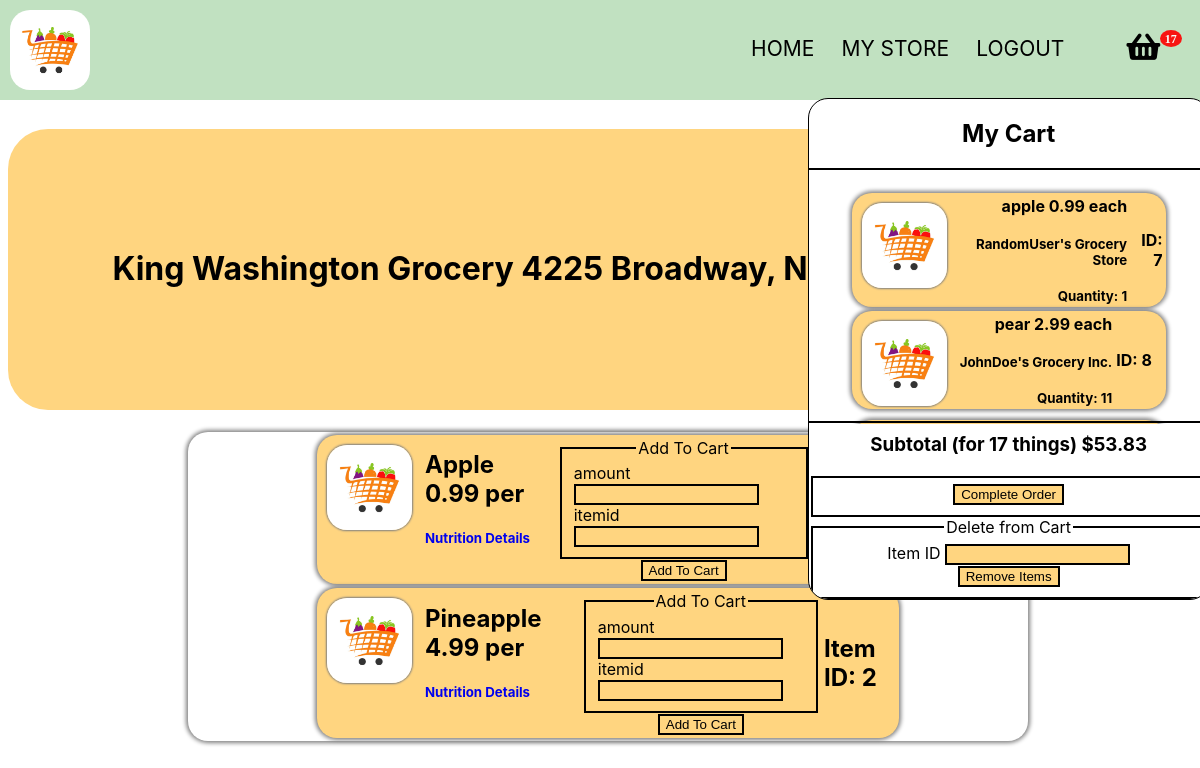
The page /store/King Washington Grocery (signed in) on the database its author committed.
### app.py (models this page shows)
class CartItems(db.Model):
    __tablename__ = 'cart'
    itemid = db.Column(db.Integer, primary_key = True)
    itemname = db.Column(db.String(20), nullable = False)
    quantity = db.Column(db.Integer, nullable = False)
    unit = db.Column(db.String(10), nullable = False)
    price = db.Column(db.Float, nullable = False)
    seller = db.Column(db.String(100), nullable = False)
    userid = db.Column(db.Integer, db.ForeignKey("user.id"))

class Store(db.Model):
    __tablename__ = 'store'
    storeid = db.Column(db.Integer, primary_key = True)
    storename = db.Column(db.String(50), nullable = True)
    storeaddress = db.Column(db.String(100), nullable = True)
    storelat = db.Column(db.Float, nullable = True)
    storelong = db.Column(db.Float, nullable = True)
    storeowner = db.Column(db.String(20), nullable = True)
    cart = db.relationship("Inventory")
    userid = db.Column(db.Integer, db.ForeignKey("user.id"))

class Inventory(db.Model):
    __tablename__ = 'inventory'
    inventoryid = db.Column(db.Integer, primary_key = True)
    itemname = db.Column(db.String(20), nullable = False)
    price = db.Column(db.Float, nullable = False)
    unit = db.Column(db.String(10), nullable = False)
    storeid = db.Column(db.Integer, db.ForeignKey("store.storeid"))

### app.py (the view, shortened to what this page needs)
@app.route('/store/<storename>', methods=['GET', 'POST'])
def storename(storename):
    emailform = EmailForm()
    deletefromcart = DeleteFromInventory()
    form = AddToCart()
    query = Inventory.query.filter_by(storeid = Store.query.filter_by(storename = storename).first().storeid).all()
    store = Store.query.filter_by(storename = storename).first()
    user = User.query.filter_by(id = current_user.id).first()
    userscart = CartItems.query.filter_by(userid = user.id).all()
    subtotal = 0
    itemamount = 0
    for thing in userscart:
        itemamount += thing.quantity
        subtotal += thing.price * thing.quantity
    if deletefromcart.validate_on_submit():
        print('touched')
        item = CartItems.query.filter_by(itemid = deletefromcart.itemid.data).first()
        db.session.delete(item)
        db.session.commit()
        return redirect('/store/' + storename)
    if emailform.validate_on_submit():
        sendemail(current_user.id)
        return redirect('/store/' + storename)
    return render_template('shop.html', shopinventory = query, store = store, form = form, cart = userscart, subtotal = subtotal, itemamount = itemamount, deleteform = deletefromcart, emailform = emailform)

### forms.py
class EmailForm(FlaskForm):
    submit = SubmitField("Complete Order")

class DeleteFromInventory(FlaskForm):
    itemid = IntegerField("Item ID", validators=[DataRequired()])
    submit = SubmitField("Remove Items")

### app.py (called while the page is built)
@login_manager.user_loader
def load_user(user_id):
    return User.query.get(int(user_id))

### templates/shop.html (shortened to what this page needs)
<!DOCTYPE HTML>
<html>
	<head>
		<link href="https://use.fontawesome.com/releases/v5.0.1/css/all.css" rel="stylesheet">
	</head>
	<body class="is-preload">
        <br>
		<br>
		<br>
		<br>
		<br>
		<div class="container">
			<img class = 'logo' src="{{ url_for('static', filename = 'images/grocerylogo.jpeg') }}">
			<nav>
				<ul id = 'subpages'>
					<li><a href="/main">HOME</a></li>
					<li><a href="/mystore/{{current_user.name}}">MY STORE</a></li>
					<li id="logout"><a href="/logout">LOGOUT</a></li>
                    <div id="container" style="display:inline-block; position: absolute; height: 100%;">
						<ul>
							<li id="li1"> <i class="fa badge fa-lg" style='font-size:30px'value={{itemamount}}>&#xf291; </i>
								<div class="popupMenu">
									<div class = "upperdiv">
										<h1 style="text-align: center; border-bottom: 2px solid black; padding-bottom: 20px;"> My Cart</h1>
										<table class = "carttable">
											{% for thing in cart %}
												<tr>
													<td>
														<div class = 'itemdiv'>
															<img src="{{ url_for('static', filename = 'images/grocerylogo.jpeg') }}" class="itemimage">
															<table class="carttdtable">
																<tr class="carttr">
																	<td class="carttd">
																	<h4 class = "iteminfo" style = "margin: 0px;"> {{thing.itemname}} {{thing.price}} {{thing.unit}}</h4> <br> <h5 class = "iteminfo" style = "margin: 0px;"> {{thing.seller}} </h5> <br> <h5 class = "iteminfo" style = "margin: 0px;"> Quantity: {{thing.quantity}} </h5> </td>
																	</td>
																	<td> <h4> ID: {{thing.itemid}}</h5></td>
																</tr>
															</table>
														</div>
											{% endfor %}
									</div>
									<div class="lowerdiv">
										<h3 class="lowerh3"> Subtotal (for {{itemamount}} things) ${{"%.2f"|format(subtotal)}} </h3>
                                        <br>
                                        <form method="post" action="">
											<fieldset>
												<div>
													{{ emailform.submit(class = "btn btn-outline-info") }}
												</div>
											</fieldset>
										</form>
                                        <form method="post" action="">
											<fieldset>
												<legend class = "cartlegend">Delete from Cart</legend>
												<div>
													{{ deleteform.itemid.label(class = "form-control-label") }}
													{{ deleteform.itemid(class = "form-control form-control-lg") }}
												</div>
												<div class = 'fieldbutton'>
													{{ deleteform.submit(class = "btn btn-outline-info") }}
												</div>
											</fieldset>
										</form>
									</div>
		<h1 class = 'title'> {{store.storename}} {{store.storeaddress}} </h1>
        <div class = 'tablediv'>
            <table class = "inventorytable">
            {% for thing in shopinventory %}
            <tr>
                <td>
                <div class = 'itemdiv'>
                    <img src="{{ url_for('static', filename = 'images/grocerylogo.jpeg') }}" class="itemimage">
                    <table>
                        <tr>
                            <td> <h2 class = "iteminfo"> {{thing.itemname}} {{thing.price}} {{thing.unit}} <br> </h2> <h5> <a href="/nutritionaldetails/{{thing.itemname}}" target="_blank">Nutrition Details</a> </h5> </td>
                            {% if store.userid != current_user.id %}
                                <td>
                                    <div class = "addtocart">
                                        <form method="post" action="">
                                            <fieldset>
                                                <legend class = "cartlegend">Add To Cart</legend>
                                                <div>
                                                    {{ form.amount.label(class = "form-control-label") }}
                                                    {{ form.amount(class = "form-control form-control-lg") }}
                                                </div>
                                                <div>
                                                    {{ form.itemid.label(class = "form-control-label") }}
                                                    {{ form.itemid(class = "form-control form-control-lg") }}
                                                </div>
                                            </fieldset>
                                            <div class = 'fieldbutton'>
                                                {{ form.submit(class = "btn btn-outline-info") }}
                                            </div>
                                        </form>
                                    </div>
                                </td>
                            {% endif %}
                            <td>
                                <h2>Item ID: {{thing.inventoryid}} </h2>
                            </td>
                        </tr>
                    </table>
                </div>
                </td>
            </tr>
            {% endfor %}
            </table>
        </div>
	</body>
</html>

### templates/shop.html (style rules this page uses)
.lowerh3 { margin-top: 10px; margin-bottom: 0px; }
.upperdiv { height: 65%; overflow: scroll; }
.lowerdiv { border-top: 2px solid black; position: absolute; bottom: 0px; text-align: center; width: 100%; }
.carttable { margin: 0 auto; width: 80%; }
.itemimage { height: 90px; width: 90px; float: left; border-radius: 20px; margin-right: 10px; }
#logout { margin-right: 10vh; }
#container { right: -80px; top: 16px; margin-right: 5vh; }
.popupMenu { width: 400px; height: 500px; border: 1px solid black; position: absolute; top: 62px; right: -20px; background-color: white; border-radius: 20px; overflow: scroll; }
ul li { position: relative }
.badge:after { content:attr(value); font-size:12px; color: #fff; background: red; border-radius:50%; padding: 2px 5px; position:relative; left:-8px; top:-15px; opacity:0.9; }
.tablediv { width: 70%; margin:0 auto; background-color: white; border-radius: 20px; box-shadow: 0 0 4px 2px gray; }
.cartlegend { text-align: center; }
.fieldbutton { text-align: center; }
.title { padding: 50px; background-color: green; height: 20vh; line-height: 20vh; text-align: center; background-color: rgb(255, 213, 128); border-radius: 40px; }
.itemimage { float: left; height: 85px; width: auto; margin: 10px; border-radius: 20px; box-shadow: 0 0 2px 1px gray; }
.iteminfo { margin:0 auto; }
.itemdiv { height: 20%; width: 60%; left: 20%; background-color: rgb(255, 213, 128); margin:0 auto; border-radius: 20px; min-width: 100%; box-shadow: 0 0 4px 2px gray; }
input { background-color: rgb(255, 213, 128); border: 2px solid black; }
.inventorytable { width: 70%; margin:0 auto; height: 100%; }
td { margin-bottom: 50px; }
fieldset { border: 2px solid black; }
html { height: 100%; width: 100%; }
body { height: 100%; width: 100%; font-family: Eina, -apple-system, BlinkMacSystemFont, "Segoe UI", Roboto, Helvetica, Arial, sans-serif; }
a { text-decoration: none; }
.logo { float: left; height: 80px; width: auto; margin: 10px; border-radius: 20px; }
body { height: 100%; width: 100%; }
nav ul { float: right; list-style: none; text-align: right; padding-top: 20px; margin-left: 0px; margin-right: 5vh; }
.container { background-color:rgb(193, 225, 193); position: fixed; width: 100%; top: 0px; left: 0px; }
.container::after { content: ''; display: table; clear: both; }
nav li { float: left; margin-left: 3vh; }
nav a { text-decoration: none; color: black; font-size: 21px; }

### rows shown on the page
CartItems: itemname "apple", price "0.99", unit "each", seller "RandomUser's Grocery Store", quantity "1", itemid "7"
CartItems: itemname "pear", price "2.99", unit "each", seller "JohnDoe's Grocery Inc.", quantity "11", itemid "8"
Store: storename "King Washington Grocery", storeaddress "4225 Broadway,…"
Inventory: itemname "Apple", price "0.99", unit "per", amount.label "amount", itemid.label "itemid"
Inventory: itemname "Pineapple", price "4.99", unit "per", amount.label "amount", itemid.label "itemid", inventoryid "2"

### other values the page prints
{{ itemamount }} "17"
{{ "%.2f"|format(subtotal) }} "53.83"
{{ deleteform.itemid.label(class = "form-control-label") }} "Item ID"
